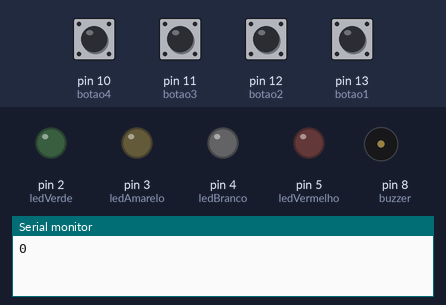
The sketch below on a simulated Arduino Uno, built with avr-gcc and run on an emulated ATmega328P. On the bench: output pins drawn as LEDs (lit = HIGH), buzzer (waves = sounding), the last lines printed to the serial monitor. Dashed ring = blinking. The inputs (shaded band) are chosen by the test bench; at power-on: pin 10 (botao4), pin 11 (botao3), pin 12 (botao2), pin 13 (botao1) HIGH. Random numbers use the default seed unless the sketch sets one.

Above: at 2.1 s.
2.2 s: pin 10 (botao4) pulled LOW for 0.15 s
At 3.0 s:
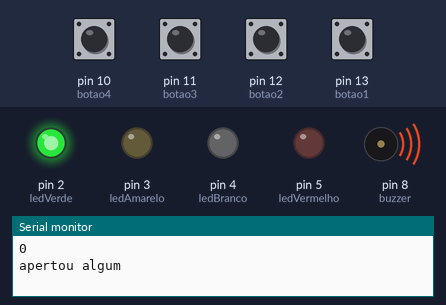
At 3.9 s:
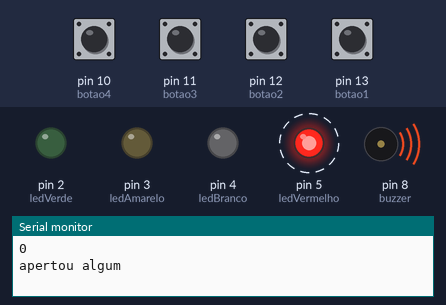
Timing chart, 0 to 11.2 s (numbered marks = the images above; inputs shaded):
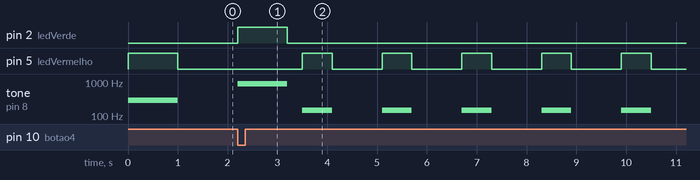

The sketch:

genius.ino
```cpp
const int botao1 = 13;
const int botao2 = 12;
const int botao3 = 11;
const int botao4 = 10;
const int buzzer = 8;
const int ledVermelho = 5;
const int ledBranco = 4;
const int ledAmarelo = 3;
const int ledVerde = 2;

#define NOTE_D4  294
#define NOTE_G4  392
#define NOTE_A4  440
#define NOTE_A5  880
#define vitoria 2000

static bool luzes[4] ={false, false, false, false};
static int sequencia[100];
static int jogadas[100];
static int pos = 0;
static int ultimaPos;
static int ind = 0;
static int estado1;
static int estado2;
static int estado3;
static int estado4;

int aleatorio;
int rodada = 1;
int tempo = 1000;
bool apertou = false;
bool perdeu = false;

void leBotoes(){
  estado1 = digitalRead(botao1);
  estado2 = digitalRead(botao2);
  estado3 = digitalRead(botao3);
  estado4 = digitalRead(botao4);
}

void apagaTudo(){
  digitalWrite(ledVermelho, 0);
  digitalWrite(ledBranco, 0);
  digitalWrite(ledAmarelo, 0);
  digitalWrite(ledVerde, 0);
}

void acendeTudo(){
  digitalWrite(ledVermelho, 1);
  digitalWrite(ledBranco, 1);
  digitalWrite(ledAmarelo, 1);
  digitalWrite(ledVerde, 1);
}

void piscaTudo(){
  acendeTudo();
  delay(400);
  apagaTudo();
  delay(400);
}

void fazBarulho(){
  if(luzes[0]){
    tone(buzzer, NOTE_D4);
  } else if (luzes[1]){
    tone(buzzer, NOTE_G4);
  } else if (luzes[2]){
    tone(buzzer, NOTE_A4);
  } else if (luzes[3]) {
    tone(buzzer, NOTE_A5);
  }
}

void acendeLuz(int num){
  luzes[num] = true;

  fazBarulho();

  digitalWrite(ledVermelho, luzes[0]);
  digitalWrite(ledBranco, luzes[1]);
  digitalWrite(ledAmarelo, luzes[2]);
  digitalWrite(ledVerde, luzes[3]);
  delay(tempo);

  luzes[num] = false;

  apagaTudo();
  noTone(buzzer);

  delay(300);
}

void guardaSequencia(int num){
  sequencia[pos] = num+1;
  //Serial.println(sequencia[pos]);
  pos++;
  ultimaPos++;
}

void leSequencia(){
  for(int s = 0; s < ultimaPos; s++){
    acendeLuz(sequencia[s]-1);
  }
}

void jogadaNova(int num){
  guardaSequencia(num);
  acendeLuz(num);
}

void guardaJogada(int ind){
  if(estado1 == 0){
    jogadas[ind] = 1;
    acendeLuz(0);
  } else if(estado2 == 0){
    jogadas[ind] = 2;
    acendeLuz(1);
  } else if(estado3 == 0){
    jogadas[ind] = 3;
    acendeLuz(2);
  } else if(estado4 == 0){
    jogadas[ind] = 4;
    acendeLuz(3);
  }
}

void setup(){
  Serial.begin(9600);

  pinMode(botao1, INPUT_PULLUP);
  pinMode(botao2, INPUT_PULLUP);
  pinMode(botao3, INPUT_PULLUP);
  pinMode(botao4, INPUT_PULLUP);
  pinMode(buzzer, OUTPUT);
  pinMode(ledVermelho, OUTPUT);
  pinMode(ledBranco, OUTPUT);
  pinMode(ledAmarelo, OUTPUT);
  pinMode(ledVerde, OUTPUT);

  randomSeed(analogRead(A0));

}

void loop(){
  ind = 0;
  if(perdeu == false){
    //Sorteia um numero novo
    aleatorio = random(4);

    //Le a sequencia que ja foi jogada em rodadas anteriores
    leSequencia();

    //Cria mais uma jogada aleatoria
    jogadaNova(aleatorio);

    Serial.println(jogadas[rodada-1]);

    //Espera o jogador jogar
    while(jogadas[rodada-1] == 0){
      while(apertou == false){
        leBotoes();

        if(estado1 == 0 || estado2 == 0 || estado3 == 0 || estado4 == 0){
          Serial.print("apertou algum");
          apertou = true;
        }
      }

      apertou = false;
      guardaJogada(ind);

      if(jogadas[ind] != sequencia[ind]){
        perdeu = true;
        break;
      }

      ind++;
    }
  }

  if(perdeu == false){
    piscaTudo();
    rodada++;

    if(tempo != 500){
      tempo = (((-250)*rodada)+7250)/7;
    }
  } else {
    digitalWrite(ledVermelho, 1);
    tone(buzzer, 150);
    delay(600);
    digitalWrite(ledVermelho, 0);
    noTone(buzzer);
    delay(1000);
  }
}
```

Measured:
- after the input at 2.2 s, pin 2 (ledVerde): LOW → HIGH at once, → LOW 1.0 s later; pin 5 (ledVermelho): alternates HIGH for 0.60 s and LOW for 1.0 s, starting after 1.3 s; tone on pin 8 (buzzer): plays 880 Hz for 1.0 s, 150 Hz for 0.60 s, 150 Hz for 0.60 s, 150 Hz for 0.60 s, 150 Hz for 0.60 s, 150 Hz for 0.60 s, starting at once
